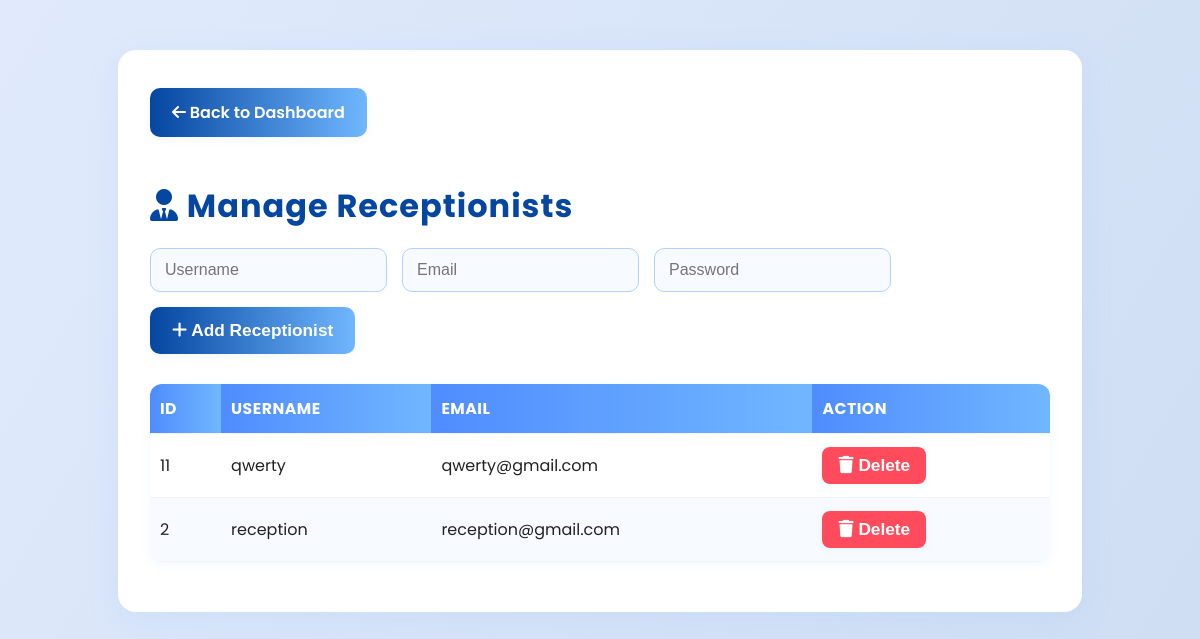
Page /manage_receptionist.php (signed in) on the committed database.
### tables this page shows
CREATE TABLE `users` (
  `id` int(11) NOT NULL,
  `username` varchar(50) NOT NULL,
  `email` varchar(100) DEFAULT NULL,
  `password` varchar(255) NOT NULL,
  `role` enum('admin','doctor','receptionist','patient') NOT NULL DEFAULT 'patient',
  `created_at` timestamp NOT NULL DEFAULT current_timestamp()
);

### manage_receptionist.php (the view, shortened to what this page needs)
<?php
$conn = new mysqli('localhost', 'root', '', 'hospital_db');
$result = $conn->query("SELECT * FROM users WHERE role='receptionist' ORDER BY id DESC");
?>
<!DOCTYPE html>
<html lang="en">
<head>
<link rel="stylesheet" href="https://cdnjs.cloudflare.com/ajax/libs/font-awesome/6.5.0/css/all.min.css">
</head>
<body>
<div class="container">
  <a href="admin_dashboard.php" style="display:inline-block; margin-bottom:18px; background:linear-gradient(90deg,#0546a0 0%,#70b7ff 100%); color:#fff; padding:12px 22px; border-radius:10px; text-decoration:none; font-weight:600; box-shadow:0 2px 8px #b3d1ff33;"><i class="fas fa-arrow-left"></i> Back to Dashboard</a>
  <h2><i class="fas fa-user-tie"></i> Manage Receptionists</h2>
  <form method="POST">
    <input type="text" name="username" placeholder="Username" required>
    <input type="email" name="email" placeholder="Email" required>
    <input type="password" name="password" placeholder="Password" required>
    <button type="submit" name="add_receptionist"><i class="fas fa-plus"></i> Add Receptionist</button>
  </form>
  <table>
    <thead>
      <tr><th>ID</th><th>Username</th><th>Email</th><th>Action</th></tr>
    </thead>
    <tbody>
    <?php while($row = $result->fetch_assoc()): ?>
      <tr>
        <td><?= $row['id'] ?></td>
        <td><?= htmlspecialchars($row['username']) ?></td>
        <td><?= htmlspecialchars($row['email']) ?></td>
        <td>
          <form method="POST" style="display:inline;">
            <button type="submit" name="delete_receptionist" class="delete-btn"><i class="fas fa-trash"></i> Delete</button>
          </form>
        </td>
      </tr>
    <?php endwhile; ?>
    </tbody>
  </table>
</div>
</body>
</html>

### manage_receptionist.php (style rules this page uses)
body { font-family: 'Poppins', sans-serif; background: linear-gradient(120deg, #e0eafc 0%, #cfdef3 100%); margin: 0; color: #222; }
.container { max-width: 900px; margin: 50px auto; background: #fff; border-radius: 18px; box-shadow: 0 8px 32px rgba(112,183,255,0.13); padding: 38px 32px 32px 32px; }
h2 { color: #0546a0; font-size: 2rem; margin-bottom: 18px; font-weight: 700; letter-spacing: 1px; }
form { display: flex; gap: 15px; flex-wrap: wrap; margin-bottom: 30px; align-items: flex-end; }
form input { padding: 12px 14px; border-radius: 10px; border: 1px solid #b3d1ff; background: #f7fbff; font-size: 1rem; color: #222; outline: none; transition: box-shadow 0.3s; }
form button { padding: 13px 22px; border: none; background: linear-gradient(90deg, #0546a0 0%, #70b7ff 100%); color: #fff; font-weight: 600; border-radius: 10px; font-size: 1.08rem; box-shadow: 0 2px 8px rgba(112,183,255,0.10); transition: background 0.3s, transform 0.3s; cursor: pointer; }
table { width: 100%; border-collapse: collapse; background: #fff; border-radius: 12px; overflow: hidden; box-shadow: 0 2px 10px rgba(112,183,255,0.10); margin-bottom: 18px; }
th, td { padding: 13px 10px; text-align: left; border-bottom: 1px solid #f0f4fa; font-size: 1rem; }
th { background: linear-gradient(90deg, #4f8cff 0%, #70b7ff 100%); color: #fff; text-transform: uppercase; letter-spacing: 0.5px; font-size: 0.98rem; }
tr:nth-child(even) { background: #f7fbff; }
.delete-btn { background: #ff4b5c; color: #fff; border: none; border-radius: 8px; padding: 8px 16px; font-weight: 600; cursor: pointer; transition: background 0.2s; }

### rows in the picture
users: id "11", username "qwerty", email "qwerty@gmail.com"
users: id "2", username "reception", email "reception@gmail.com"
